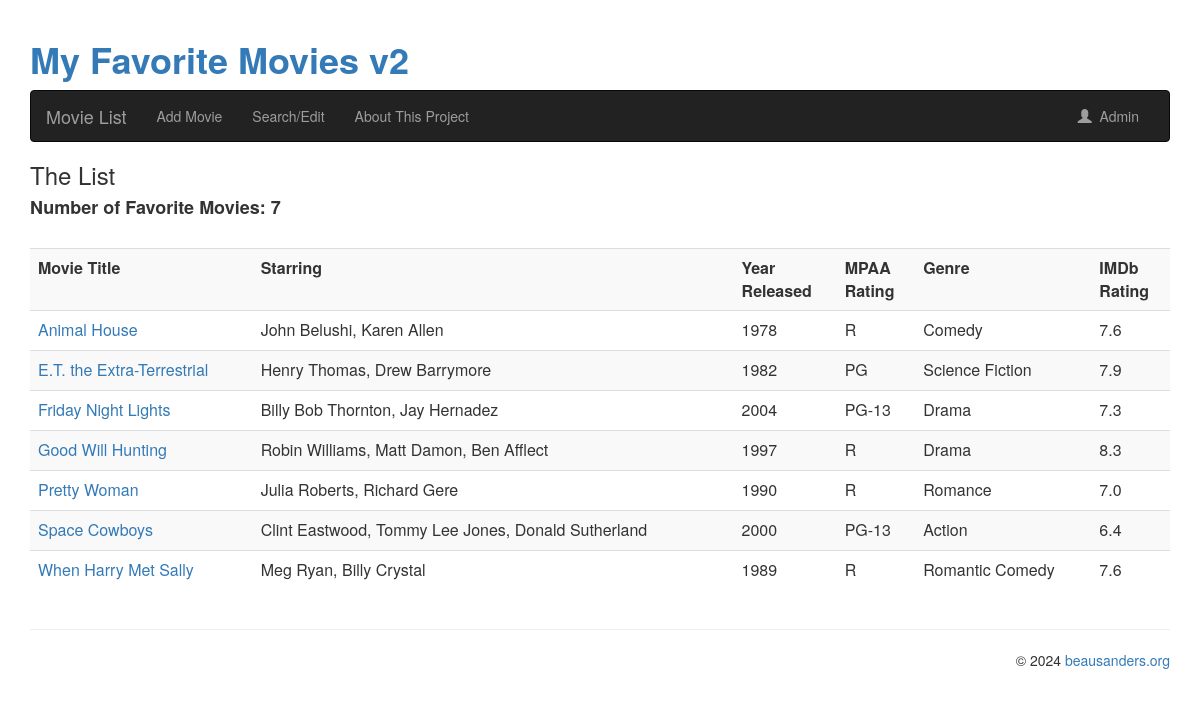
The page /favmovies2/index.php on the database its author committed.
### tables this page shows
CREATE TABLE IF NOT EXISTS `movielist` (
  `movieID` int(4) NOT NULL AUTO_INCREMENT,
  `movieTitle` varchar(255) NOT NULL,
  `movieStars` varchar(255) NOT NULL,
  `releaseYear` int(4) NOT NULL,
  `movieRating` varchar(5) NOT NULL,
  `movieGenre` varchar(30) NOT NULL,
  `IMDb_rating` decimal(2,1) NOT NULL,
  `dateEntered` datetime NOT NULL,
  `dateModified` datetime NOT NULL,
  PRIMARY KEY (`movieID`)
);

### favmovies2/index.php (called while the page is built)
<?php
require('./config/config.php');
include ('movies_list.php');
?>

### favmovies2/config/config.php (called while the page is built, shortened)
<?php
    $dsn = 'mysql:host=localhost;dbname=cpt283bibb_favmovies2';
    $username = 'cpt283bibb';
    $password = 'aside-FLARE-grandam';
    try {
        $db = new PDO($dsn, $username, $password);
    } catch (PDOException $e) {
        $error_message = $e->getMessage();
        include('./errors/database_error.php');
        exit();
    }
$app_URL = 'https://cpt283-bibb.beausanders.net/favmovies2';
$query = 'SELECT * FROM movielist';
        $movieCountRows = $db->prepare($query);
        $movieCountRows->execute();
        $movieCount_raw = $movieCountRows->rowCount();
        $movieCount = number_format($movieCount_raw);
?>

### favmovies2/movies_list.php (the view, shortened to what this page needs)
<?php
require('./config/config.php');
$query = 'SELECT * FROM movielist ORDER BY movieTitle';
	$statement = $db->prepare($query);
	$statement->execute();
	$movies = $statement->fetchAll();
?>
<div class="container">
<?php include 'header.php'; ?>
<h3>The List</h3>
<h4><strong>Number of Favorite Movies: <?php echo $movieCount; ?></strong></h4>
<br />
<div class="table-responsive">
	<table class="table table-striped table-hover">
	<tr>
        	<th>Movie Title</th>
		<th>Starring</th>
                <th>Year<br />Released</th>
                <th>MPAA<br />Rating</th>
                <th>Genre</th>
		<th>IMDb<br />Rating</th>
	</tr>
        <?php foreach ($movies as $movie) : ?>
        <tr>
		<td><a href="<?php echo $app_URL; ?>/movies_detail.php?movieID=<?php echo $movie['movieID']; ?>"><?php echo $movie['movieTitle']; ?></a></td>
                <td><?php echo $movie['movieStars']; ?></td>
		<td><?php echo $movie['releaseYear']; ?></td>
                <td><?php echo $movie['movieRating']; ?></td>
		<td><?php echo $movie['movieGenre']; ?></td>
		<td><?php echo $movie['IMDb_rating']; ?></td>
            </tr>
            <?php endforeach; ?>
        </table>
   </div>
</div>
<?php include 'footer.php'; ?>
</body>
</html>

### rows shown on the page
movielist: movieTitle "Animal House", movieStars "John Belushi, Karen Allen", releaseYear "1978", movieRating "R", movieGenre "Comedy", IMDb_rating "7.6"
movielist: movieTitle "E.T. the Extra-Terrestrial", movieStars "Henry Thomas, Drew Barrymore", releaseYear "1982", movieRating "PG", movieGenre "Science Fiction", IMDb_rating "7.9"
movielist: movieTitle "Friday Night Lights", movieStars "Billy Bob Thornton, Jay Hernadez", releaseYear "2004", movieRating "PG-13", movieGenre "Drama", IMDb_rating "7.3"
movielist: movieTitle "Good Will Hunting", movieStars "Robin Williams, Matt Damon, Ben Afflect", releaseYear "1997", movieRating "R", movieGenre "Drama", IMDb_rating "8.3"
movielist: movieTitle "Pretty Woman", movieStars "Julia Roberts, Richard Gere", releaseYear "1990", movieRating "R", movieGenre "Romance", IMDb_rating "7.0"
movielist: movieTitle "Space Cowboys", movieStars "Clint Eastwood, Tommy Lee Jones, Donald Sutherland", releaseYear "2000", movieRating "PG-13", movieGenre "Action", IMDb_rating "6.4"
movielist: movieTitle "When Harry Met Sally", movieStars "Meg Ryan, Billy Crystal", releaseYear "1989", movieRating "R", movieGenre "Romantic Comedy", IMDb_rating "7.6"

### other values the page prints
$app_name "My Favorite Movies v2"
$movieCount "7"
